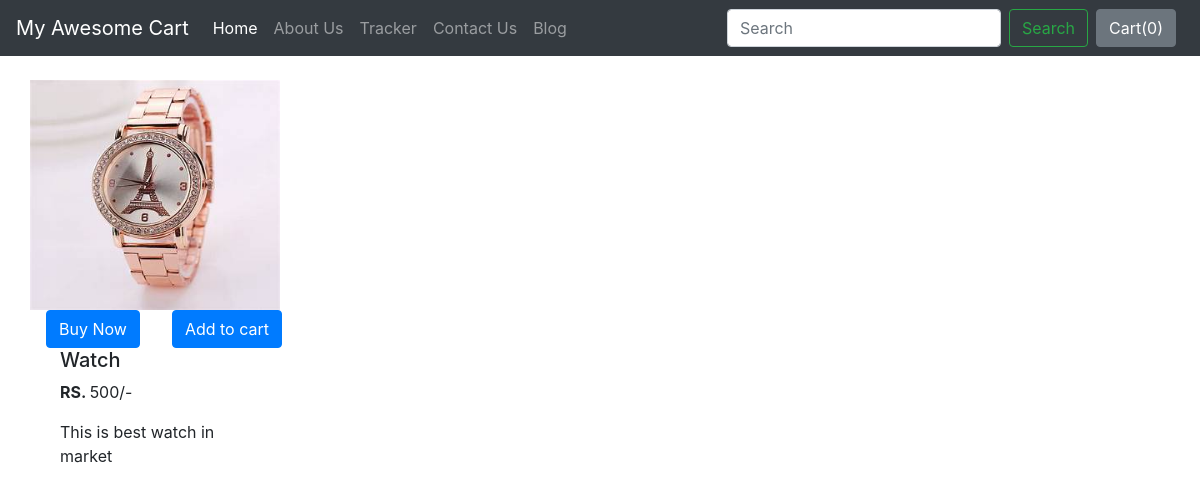
The page /shop/products/1 on the database its author committed.
### shop/models.py (models this page shows, shortened)
class Product(models.Model):
    product_id = models.AutoField
    product_name = models.CharField(max_length=50)
    category = models.CharField(max_length=50, default="")
    subcategory = models.CharField(max_length=50, default="")
    price = models.IntegerField(default=0)
    desc = models.CharField(max_length=300)
    pub_date = models.DateField()
    image = models.ImageField(upload_to='shop/images', default="")

### shop/views.py (the view)
# urls.py: path("products/<int:myid>", views.productView, name="ProductView"),
def productView(request, myid):
    product = Product.objects.filter(id=myid)
    return render(request, 'shop/prodView.html', {'product':product[0]})

### shop/templates/shop/prodView.html (shortened to what this page needs)
{% extends 'shop/basic.html' %}
{% block body %}
<div class ="container my-4">
        <div class="row">
        <div class ="col-md-4">
        <div class ="row">
           <img src="/media/{{product.image}}" width="250px" height="230px">
        </div>
            <div class="row">
            <button class="btn btn-primary mx-3" >Buy Now</button>
            <button class="btn btn-primary mx-3">Add to cart</button>
       </div>
       <div class="col-md-8">
       <h5>{{product.product_name}}</h5>
           <p><b>RS. </b>{{product.price}}/-</p>
       <p>{{product.desc}}</p>
</div>
</div>
{% endblock %}

### rows shown on the page
Product: image (picture), product_name "Watch", price "500", desc "This is best watch in market"
